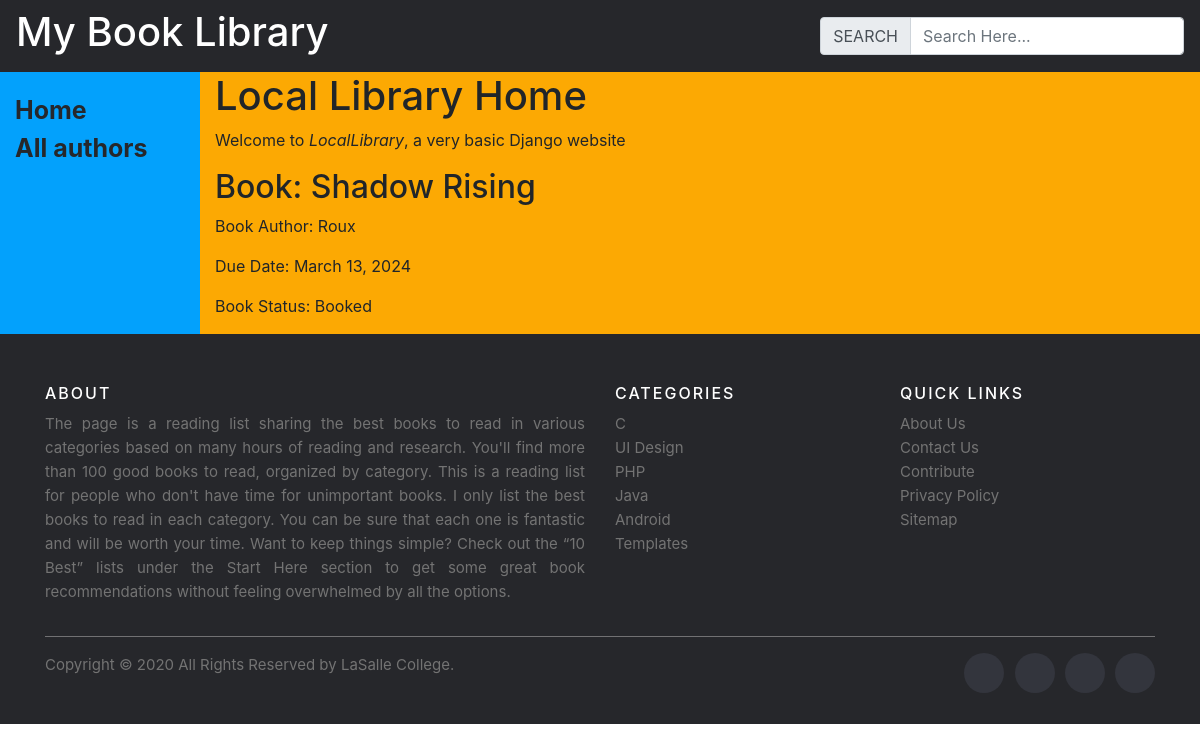
Page /bookinstance/1/ on the committed database.
### mylibrary/models.py (models this page shows, shortened)
class BookInstance(models.Model):
    status_choice = (("MAINTANANCE", "Maintanance"), ("BOOKED", "Booked"), ("AVAILABLE", "Available"), ("RESERVED", "Reserve"))
    book = models.ForeignKey(Book, on_delete=models.CASCADE)
    status = models.CharField(max_length = 15, choices = status_choice, default="MAINTANANCE")
    dueDate = models.DateField()

class Book(models.Model):
    title = models.CharField(max_length=200)
    author = models.ForeignKey(Author, on_delete=models.CASCADE)
    summary = models.TextField()
    isbn = models.CharField(max_length=13)
    genre = models.ForeignKey(Genre, on_delete=models.CASCADE)
    def __str__(self):
        return self.title

class Author(models.Model):
    firstName = models.CharField(max_length=200)
    lastName = models.CharField(max_length=200)
    dateOfBirth =  models.DateField()
    def __str__(self):
        return self.lastName

### mylibrary/views.py (the view)
# urls.py: path("bookinstance/<int:id>/", views.details, name = "bookinstance"),
def details(request, id):
    book_instance = BookInstance.objects.get(id=id)
    return render(request, 'mylibrary/bookInstance.html', {'book_instance': book_instance})

### mylibrary/templates/mylibrary/bookInstance.html
{% extends "mylibrary/base_generic.html" %}
{% block content %}
<h1>Local Library Home</h1>
  <p>Welcome to <em>LocalLibrary</em>, a very basic Django website </p>
  {% if book_instance %}
    <h2>Book: {{ book_instance.book }}</h2>
    <p>Book Author: {{ book_instance.book.author }}</p>
    <p>Due Date: {{ book_instance.dueDate }}</p>
    {% if book_instance.status == 'RESERVED' %}
      <p>Book Status: Reserved</p>
    {% elif book_instance.status == 'BOOKED' %}
      <p>Book Status: Booked</p>
    {% elif book_instance.status == 'AVAILABLE' %}
      <p>Book Status: Available</p>
    {% endif %}
  {% else %}
        <p>No book instance found.</p>
  {% endif %}
{% endblock %}

### rows in the picture
BookInstance: book "Shadow Rising", book.author "Roux", dueDate "March 13, 2024"
